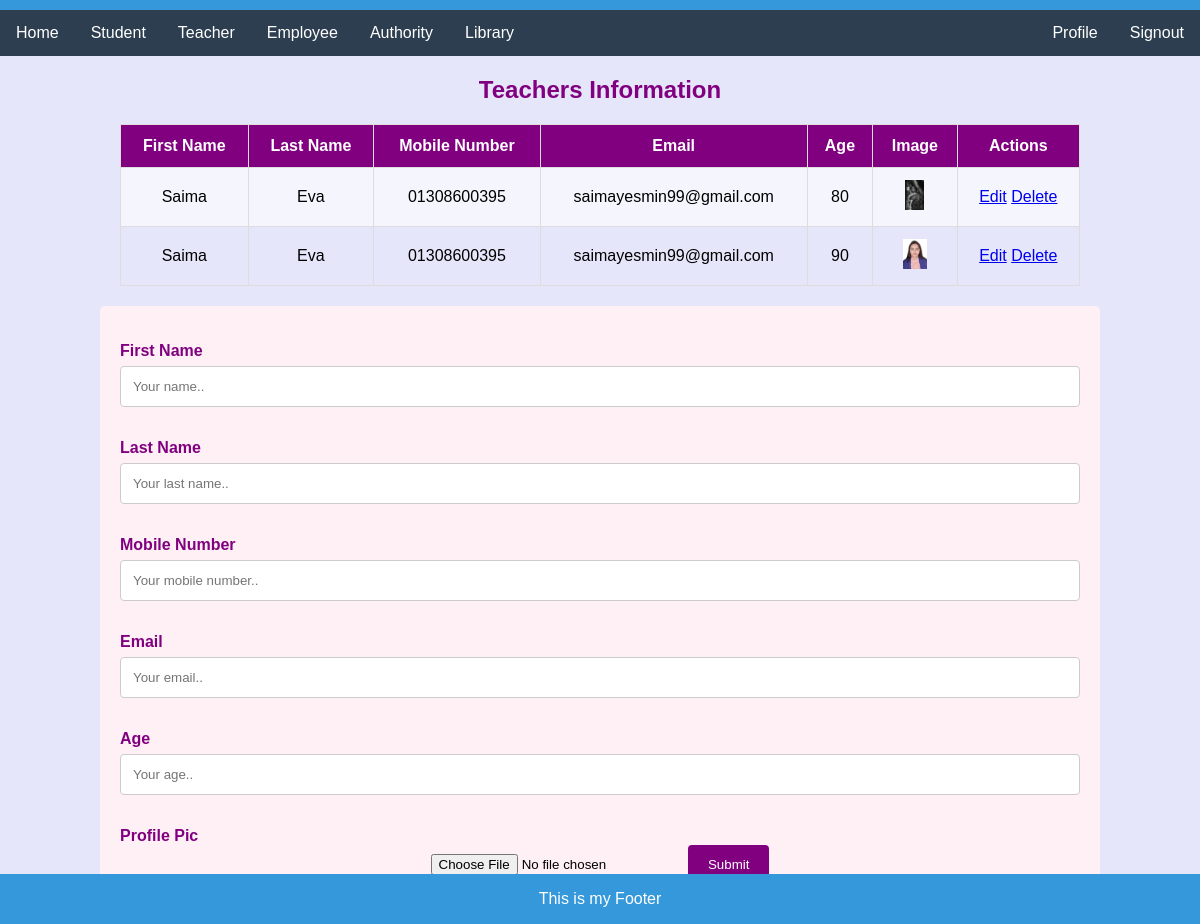
Screenshot of /teacherPage with the database file from the repository.
### myApp/models.py (models this page shows, shortened)
class Teachers(models.Model):
    First_Name=models.CharField(max_length=100)
    Last_Name=models.CharField(max_length=100)
    Mobile=models.CharField(max_length=100)
    Email=models.CharField(max_length=100)
    Age=models.CharField(max_length=100)
    profile_pic=models.ImageField(upload_to="media/profile_pic",null=True)

### myProject/views.py (the view)
# urls.py: path('teacherPage', teacherPage,name="teacherPageUrl"),
def teacherPage(request):
    teacher = Teachers.objects.all()
    context={
        "tch":teacher,
    }
    return render(request,"teacher.html",context)

### template/teacher.html (shortened to what this page needs)
{% extends "home.html" %}
{% block content %}
<!DOCTYPE html>
<html lang="en">
<head>
</head>
<body>
  <h2>Teachers Information</h2>
  <table>
    <tr>
      <th>First Name</th>
      <th>Last Name</th>
      <th>Mobile Number</th>
      <th>Email</th>
      <th>Age</th>
      <th>Image</th>
      <th>Actions</th>
    </tr>
    {% for i in tch %}
    <tr>
      <td>{{i.First_Name}}</td>
      <td>{{i.Last_Name}}</td>
      <td>{{i.Mobile}}</td>
      <td>{{i.Email}}</td>
      <td>{{i.Age}}</td>
      <td>
        <img src="/media/{{i.profile_pic}}" height="30px">
      </td>
      <td>
        <a href="{% url 'editTeacher' i.id  %}">Edit</a>
        <a href="{% url 'deleteTeacher' i.id  %}">Delete</a>
      </td>
    </tr>
    {% endfor %}
  </table>
  <div class="container">
    <form action="{%url 'teacherAdd'%}" method='post' enctype="multipart/form-data">
    <form>
      <label for="fname">First Name</label>
      <input type="text" id="fname" name="fname" placeholder="Your name..">
      <label for="lname">Last Name</label>
      <input type="text" id="lastname" name="lname" placeholder="Your last name..">
      <label for="Mobile">Mobile Number</label>
      <input type="text" id="lname" name="mobile" placeholder="Your mobile number..">
      <label for="email">Email</label>
      <input type="text" id="email" name="email" placeholder="Your email..">
      <label for="age">Age</label>
      <input type="text" id="age" name="age" placeholder="Your age..">
      <label for="age">Profile Pic</label>
      <input type="file" id="age" name="profilepic" placeholder="Your age..">
      <input type="submit" value="Submit">
    </form>
  </div>
</body>
</html>
{% endblock %}

### template/home.html (style rules this page uses)
body { font-family: 'Arial', sans-serif; margin: 0; padding: 0; background-color: #f9f9f9; height: 20000; }
.container { max-width: 1200px; margin: 20px auto; padding: 20px; background-color: #ecf0f1; border-radius: 8px; }
h2 { color: #3498db; }
body { font-family: Arial, Helvetica, sans-serif; text-align: center; background-color: #f2f2f2; }
h2 { color: #04AA6D; }
table { font-family: Arial, sans-serif; border-collapse: collapse; width: 80%; margin: 20px auto; }
th, td { border: 1px solid #dddddd; text-align: center; padding: 12px; }
th { background-color: #04AA6D; color: white; }
tr:nth-child(even) { background-color: #f9f9f9; }
.container { border-radius: 5px; background-color: #ffffff; padding: 20px; width: 80%; margin: 20px auto; }
label { display: block; margin-top: 16px; color: #04AA6D; font-weight: bold; text-align: left; }
input[type=text] { width: 100%; padding: 12px; border: 1px solid #ccc; border-radius: 4px; box-sizing: border-box; margin-top: 6px; margin-bottom: 16px; resize: vertical; }
input[type=submit] { background-color: #04AA6D; color: white; padding: 12px 20px; border: none; border-radius: 4px; cursor: pointer; }

### template/teacher.html (style rules this page uses)
body { font-family: Arial, Helvetica, sans-serif; text-align: center; background-color: #e6e6fa; }
h2 { color: #800080; }
table { font-family: Arial, sans-serif; border-collapse: collapse; width: 80%; margin: 20px auto; }
th, td { border: 1px solid #dddddd; text-align: center; padding: 12px; }
th { background-color: #800080; color: white; }
tr:nth-child(even) { background-color: #f5f5fd; }
.container { border-radius: 5px; background-color: #fff0f5; padding: 20px; width: 80%; margin: 20px auto; }
label { display: block; margin-top: 16px; color: #800080; font-weight: bold; text-align: left; }
input[type=text] { width: 100%; padding: 12px; border: 1px solid #ccc; border-radius: 4px; box-sizing: border-box; margin-top: 6px; margin-bottom: 16px; resize: vertical; }
input[type=submit] { background-color: #800080; color: white; padding: 12px 20px; border: none; border-radius: 4px; cursor: pointer; }

### rows the page displays
Teachers: First_Name "Saima", Last_Name "Eva", Mobile "01308600395", Email "saimayesmin99@gmail.com", Age "80", profile_pic (picture)
Teachers: First_Name "Saima", Last_Name "Eva", Mobile "01308600395", Email "saimayesmin99@gmail.com", Age "90", profile_pic (picture)
